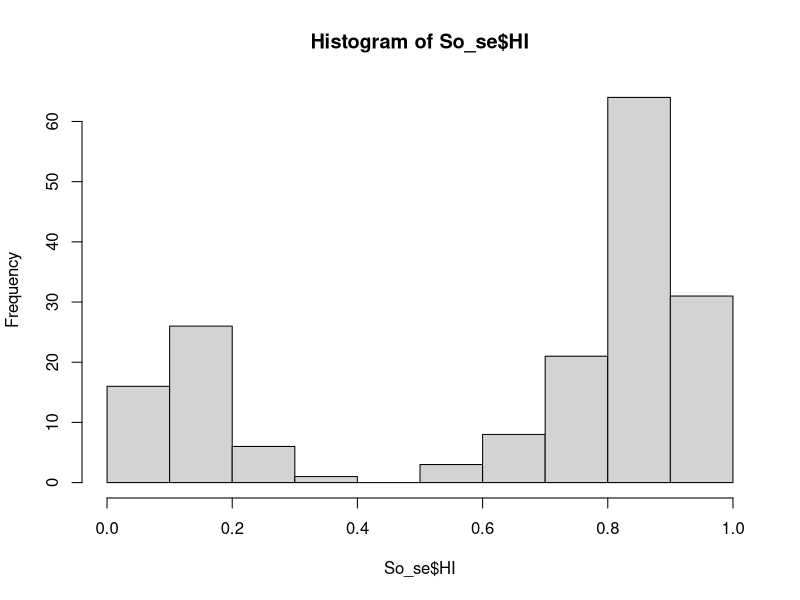

This figure's R source:
# Load libraries
library(tidyr)
library(dplyr)

#setwd("~/GitHub/Mouse_Eimeria_Field/")

# read the file that you need 
SOTA <- read.csv("data_products/SOTA_Data_Product.csv")


# ~20 extracted DNA samples of parents and hybrids 
# spanning the index  
# If no extracted DNA (from tissue, e.g. caecum or illeum) 
# liver or any other tissue would also be okay.
# sent them on the last week of November.
# 2019 mice would probably be easiest.

So_se <- SOTA %>%
  dplyr::filter(Year == "2019")

So_se$HI

# histogram to visualize samples
hist(So_se$HI)

# let's see what variables we have
glimpse(So_se)

#lets select the relevant columns to print out for sample hunting
So_se <- So_se %>% 
  dplyr::select(Mouse_ID, Year, HI)
